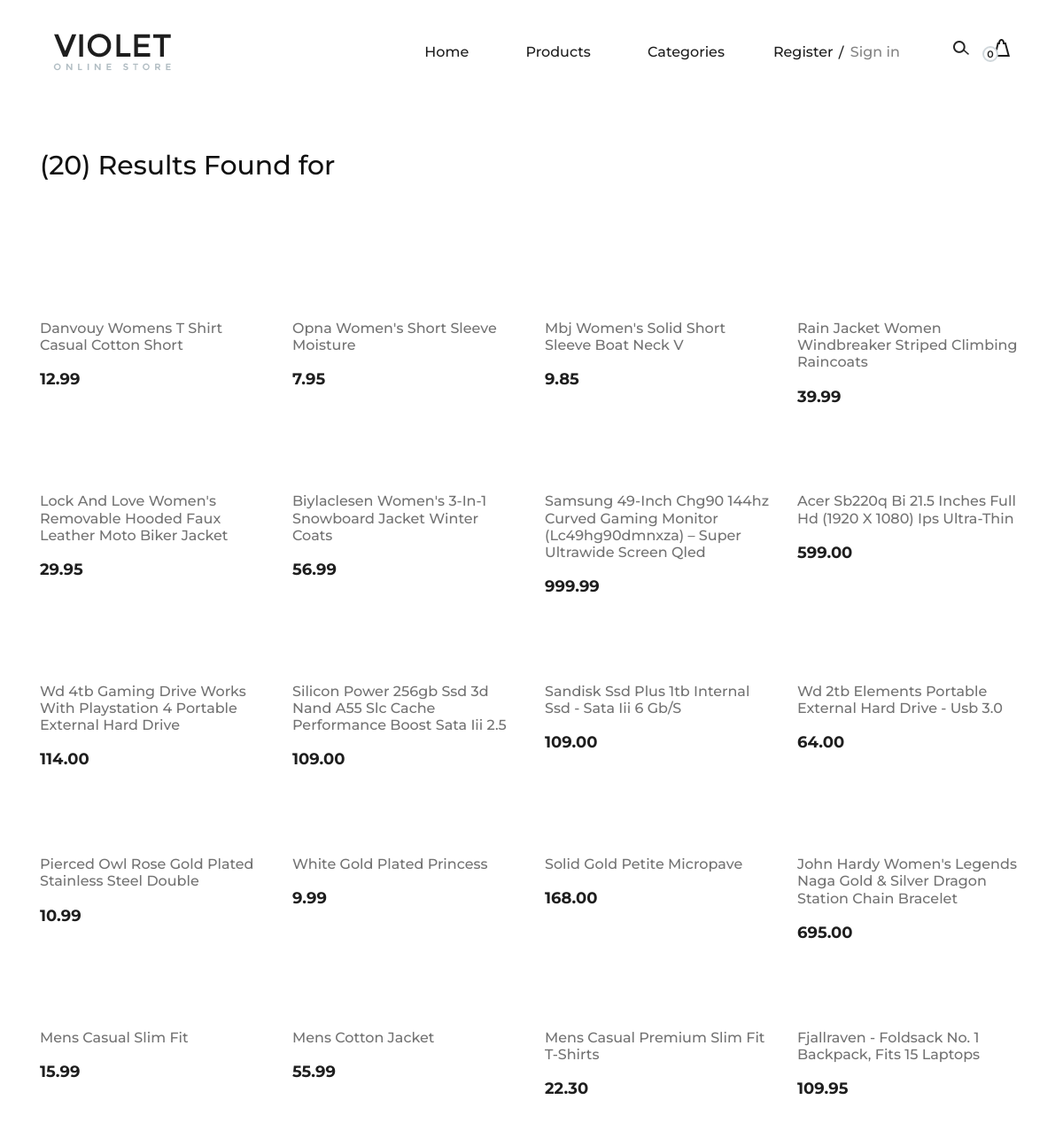
Page /search-products/ on the committed database.
### product/models.py (models this page shows, shortened)
class Product(models.Model):
    title = models.CharField(max_length=250, unique=True)
    slug = models.SlugField( unique=True,max_length=250)
    category = models.ForeignKey(Category,related_name='products', on_delete=models.CASCADE)
    thumbnail = models.URLField()
    description = models.TextField(null=True,blank=True,default='N/A')
    price = models.DecimalField(max_digits=10, decimal_places=2)
    featured= models.BooleanField(default=False)
    in_stock=models.BooleanField(default=True)
    created_data = models.DateTimeField(auto_now_add=True)
    updated_data = models.DateTimeField(auto_now=True)
    class Meta:
        ordering =['-id']

### product/views.py (the view)
# urls.py: path('search-products/',SearchProducts.as_view(),name='search-products'),
class SearchProducts(generic.View):
    def get(self,*args,**kwargs):
        key =self.request.GET.get('key','')
        products= Product.objects.filter(
            Q(title__icontains=key)|
            Q(category__title__icontains=key)
        )
        context ={
            'products':products,
            "key":key
        }
        return render(self.request,'product/search-products.html',context)

### cart/carts.py (called while the page is built)
    def __len__(self):
        return len(list(self.cart.keys()))

### cart/context_processors.py (called while the page is built)
def cart(request):
    cart= Cart(request)
    if len(list(cart.cart.keys())) < 1 :
        try:
           del cart.session[cart.coupon_id]
        except:
            ...
    return {"cart": Cart(request)}

### product/context_processors.py (called while the page is built)
def categories(request):
    return {
        'categories': Category.objects.all()
    }

### templates/product/search-products.html (shortened to what this page needs)
{% extends '../base.html' %}
{% load static %}
{% block content %}
{% if products.count > 0 %}
 <section class="page-add">
    <div class="container">
        <div class="row">
            <div class="col-lg-4">
                <div class="page-breadcrumb">
                    <h3>({{products.count}}) Results Found for {{key}}</h3>
                </div>
            </div>
        </div>
    </div>
</section>
{% endif %}
<section class="categories-page spad">
    <div class="container">
        {% if products.count > 0%}
        <div class="row">
            {% for product in products %}
            <div class="col-lg-3 col-md-6">
                <div class="single-product-item">
                    <a herf="{% url 'product-details' product.slug %} ">
                        <figure>
                    </figure>
                    </a>
                    <div class="product-text">
                        <a href="{% url 'product-details' product.slug %}">
                            <h6>{{product.title|title}}</h6>
                        </a>
                        <p>{{product.price}}</p>
                    </div>
                </div>
            </div>
            {% endfor %}
        </div>
        {% else %}
        {% include '../no-result.html '%}
        {% endif %}
    </div>
</section>
{% endblock content %}

### static/css/style.css (style rules this page uses)
html, body { height: 100%; font-family: "Montserrat", sans-serif; -webkit-font-smoothing: antialiased; font-smoothing: antialiased; background: none; }
h1, h2, h3, h4, h5, h6 { margin: 0; color: #111111; font-weight: 500; font-family: "Montserrat", sans-serif; }
h3 { font-size: 30px; }
h6 { font-size: 16px; }
p { font-size: 15px; color: #7b7b7b; font-weight: 400; line-height: 1.6; font-family: "Montserrat", sans-serif; margin: 0 0 15px 0; }
.spad { padding-top: 100px; padding-bottom: 100px; }
.single-product-item { margin-bottom: 30px; }
.single-product-item figure { margin-bottom: 40px; position: relative; overflow: hidden; }
.single-product-item .product-text { text-align: center; }
.single-product-item .product-text h6 { color: #727272; margin-bottom: 15px; }
.single-product-item .product-text p { color: #1e1e1e; font-size: 18px; font-weight: 700; margin-bottom: 0; }
.page-add { padding-top: 31px; margin-bottom: 92px; }
.page-add .page-breadcrumb { padding-top: 34px; }
.categories-page { padding-top: 0; }
.categories-page .single-product-item figure { position: relative; z-index: 1; }
.categories-page .single-product-item figure:after { position: absolute; left: 0; top: 0; height: 100%; width: 100%; background: #000000; content: ""; opacity: 0; -webkit-transition: all 0.3s; transition: all 0.3s; }
.categories-page .single-product-item .product-text { text-align: left; display: block; }
.categories-page .single-product-item .product-text a { display: block; }

### rows in the picture
Product: title "Danvouy Womens T Shirt Casual Cotton Short", price "12.99"
Product: title "Opna Women's Short Sleeve Moisture", price "7.95"
Product: title "Mbj Women's Solid Short Sleeve Boat Neck V", price "9.85"
Product: title "Rain Jacket Women Windbreaker Striped Climbing Raincoats", price "39.99"
Product: title "Lock And Love Women's Removable Hooded Faux Leather Moto Biker Jacket", price "29.95"
Product: title "Biylaclesen Women's 3-In-1 Snowboard Jacket Winter Coats", price "56.99"
Product: title "Samsung 49-Inch Chg90 144hz Curved Gaming Monitor (Lc49hg90dmnxza) – Super Ultrawide Screen Qled", price "999.99"
Product: title "Acer Sb220q Bi 21.5 Inches Full Hd (1920 X 1080) Ips Ultra-Thin", price "599.00"
Product: title "Wd 4tb Gaming Drive Works With Playstation 4 Portable External Hard Drive", price "114.00"
Product: title "Silicon Power 256gb Ssd 3d Nand A55 Slc Cache Performance Boost Sata Iii 2.5", price "109.00"
Product: title "Sandisk Ssd Plus 1tb Internal Ssd - Sata Iii 6 Gb/S", price "109.00"
Product: title "Wd 2tb Elements Portable External Hard Drive - Usb 3.0", price "64.00"
Product: title "Pierced Owl Rose Gold Plated Stainless Steel Double", price "10.99"
Product: title "White Gold Plated Princess", price "9.99"
Product: title "Solid Gold Petite Micropave", price "168.00"
Product: title "John Hardy Women's Legends Naga Gold & Silver Dragon Station Chain Bracelet", price "695.00"
Product: title "Mens Casual Slim Fit", price "15.99"
Product: title "Mens Cotton Jacket", price "55.99"
Product: title "Mens Casual Premium Slim Fit T-Shirts", price "22.30"
Product: title "Fjallraven - Foldsack No. 1 Backpack, Fits 15 Laptops", price "109.95"

### other values in the picture
{{ cart|length }} "0"
{{ products.count }} "20"
